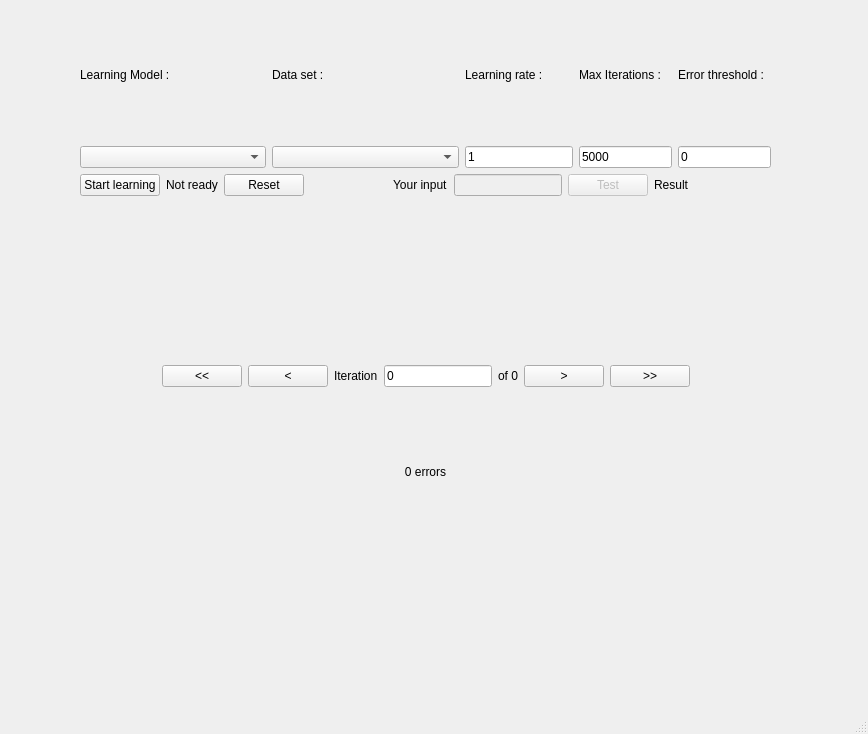
<?xml version="1.0" encoding="UTF-8"?>
<ui version="4.0">
 <class>MainWindow</class>
 <widget class="QMainWindow" name="MainWindow">
  <property name="geometry">
   <rect>
    <x>0</x>
    <y>0</y>
    <width>868</width>
    <height>734</height>
   </rect>
  </property>
  <property name="windowTitle">
   <string>MainWindow</string>
  </property>
  <widget class="QWidget" name="centralwidget">
   <widget class="QWidget" name="verticalLayoutWidget">
    <property name="geometry">
     <rect>
      <x>80</x>
      <y>10</y>
      <width>691</width>
      <height>541</height>
     </rect>
    </property>
    <layout class="QVBoxLayout" name="mainLayout">
     <property name="sizeConstraint">
      <enum>QLayout::SetNoConstraint</enum>
     </property>
     <item>
      <layout class="QHBoxLayout" name="options" stretch="2,2,0,1,1">
       <item>
        <layout class="QVBoxLayout" name="learningModelLayout">
         <item>
          <widget class="QLabel" name="learningModelLabel">
           <property name="text">
            <string>Learning Model :</string>
           </property>
          </widget>
         </item>
         <item>
          <widget class="QComboBox" name="learningModelComboBox">
           <property name="enabled">
            <bool>true</bool>
           </property>
          </widget>
         </item>
        </layout>
       </item>
       <item>
        <layout class="QVBoxLayout" name="dataSetLayout">
         <item>
          <widget class="QLabel" name="dataSetLabel">
           <property name="text">
            <string>Data set :</string>
           </property>
          </widget>
         </item>
         <item>
          <widget class="QComboBox" name="dataSetComboBox">
           <property name="enabled">
            <bool>true</bool>
           </property>
          </widget>
         </item>
        </layout>
       </item>
       <item>
        <layout class="QVBoxLayout" name="learningRateLayout">
         <item>
          <widget class="QLabel" name="learningRateLabel">
           <property name="text">
            <string>Learning rate :</string>
           </property>
          </widget>
         </item>
         <item>
          <widget class="QLineEdit" name="learningRateInput">
           <property name="enabled">
            <bool>true</bool>
           </property>
           <property name="text">
            <string>1</string>
           </property>
           <property name="readOnly">
            <bool>false</bool>
           </property>
           <property name="placeholderText">
            <string>5000</string>
           </property>
          </widget>
         </item>
        </layout>
       </item>
       <item>
        <layout class="QVBoxLayout" name="maxIterLayout">
         <item>
          <widget class="QLabel" name="maxIterLabel">
           <property name="text">
            <string>Max Iterations :</string>
           </property>
          </widget>
         </item>
         <item>
          <widget class="QLineEdit" name="maxIterInput">
           <property name="text">
            <string>5000</string>
           </property>
           <property name="placeholderText">
            <string>5000</string>
           </property>
          </widget>
         </item>
        </layout>
       </item>
       <item>
        <layout class="QVBoxLayout" name="errorThresholdLayout">
         <item>
          <widget class="QLabel" name="errorThresholdLabel">
           <property name="text">
            <string>Error threshold :</string>
           </property>
          </widget>
         </item>
         <item>
          <widget class="QLineEdit" name="errorThresholdInput">
           <property name="text">
            <string>0</string>
           </property>
           <property name="placeholderText">
            <string>0</string>
           </property>
          </widget>
         </item>
        </layout>
       </item>
      </layout>
     </item>
     <item>
      <layout class="QGridLayout" name="gridLayout">
       <item row="0" column="0">
        <layout class="QGridLayout" name="controlBar">
         <item row="1" column="3">
          <spacer name="horizontalSpacer">
           <property name="orientation">
            <enum>Qt::Horizontal</enum>
           </property>
           <property name="sizeHint" stdset="0">
            <size>
             <width>40</width>
             <height>20</height>
            </size>
           </property>
          </spacer>
         </item>
         <item row="1" column="2">
          <widget class="QPushButton" name="resetBtn">
           <property name="enabled">
            <bool>true</bool>
           </property>
           <property name="text">
            <string>Reset</string>
           </property>
          </widget>
         </item>
         <item row="1" column="7">
          <widget class="QPushButton" name="testInputBtn">
           <property name="enabled">
            <bool>false</bool>
           </property>
           <property name="text">
            <string>Test</string>
           </property>
          </widget>
         </item>
         <item row="1" column="6">
          <widget class="QLineEdit" name="testInputInput">
           <property name="enabled">
            <bool>false</bool>
           </property>
           <property name="readOnly">
            <bool>false</bool>
           </property>
          </widget>
         </item>
         <item row="1" column="4">
          <widget class="QLabel" name="label">
           <property name="text">
            <string>Your input</string>
           </property>
          </widget>
         </item>
         <item row="1" column="8">
          <widget class="QLabel" name="label_2">
           <property name="text">
            <string>Result</string>
           </property>
          </widget>
         </item>
         <item row="1" column="12">
          <spacer name="horizontalSpacer_2">
           <property name="orientation">
            <enum>Qt::Horizontal</enum>
           </property>
           <property name="sizeHint" stdset="0">
            <size>
             <width>40</width>
             <height>20</height>
            </size>
           </property>
          </spacer>
         </item>
         <item row="1" column="1">
          <widget class="QLabel" name="learningModelStatus">
           <property name="text">
            <string>Not ready</string>
           </property>
          </widget>
         </item>
         <item row="1" column="0">
          <widget class="QPushButton" name="startBtn">
           <property name="text">
            <string>Start learning</string>
           </property>
          </widget>
         </item>
        </layout>
       </item>
      </layout>
     </item>
     <item>
      <widget class="QWidget" name="chart" native="true"/>
     </item>
     <item>
      <layout class="QHBoxLayout" name="iterationControlLayout">
       <item>
        <spacer name="horizontalSpacer_5">
         <property name="orientation">
          <enum>Qt::Horizontal</enum>
         </property>
         <property name="sizeHint" stdset="0">
          <size>
           <width>40</width>
           <height>20</height>
          </size>
         </property>
        </spacer>
       </item>
       <item>
        <widget class="QPushButton" name="firstStepBtn">
         <property name="text">
          <string>&lt;&lt;</string>
         </property>
        </widget>
       </item>
       <item>
        <widget class="QPushButton" name="previousIterBtn">
         <property name="text">
          <string>&lt;</string>
         </property>
        </widget>
       </item>
       <item>
        <widget class="QLabel" name="iterationNumLabel">
         <property name="text">
          <string>Iteration</string>
         </property>
        </widget>
       </item>
       <item>
        <widget class="QLineEdit" name="iterationInput">
         <property name="text">
          <string>0</string>
         </property>
        </widget>
       </item>
       <item>
        <widget class="QLabel" name="iterationMaxLabel">
         <property name="text">
          <string>of 0</string>
         </property>
        </widget>
       </item>
       <item>
        <widget class="QPushButton" name="nextIterBtn">
         <property name="text">
          <string>&gt;</string>
         </property>
        </widget>
       </item>
       <item>
        <widget class="QPushButton" name="lastIterBtn">
         <property name="text">
          <string>&gt;&gt;</string>
         </property>
        </widget>
       </item>
       <item>
        <spacer name="horizontalSpacer_6">
         <property name="orientation">
          <enum>Qt::Horizontal</enum>
         </property>
         <property name="sizeHint" stdset="0">
          <size>
           <width>40</width>
           <height>20</height>
          </size>
         </property>
        </spacer>
       </item>
      </layout>
     </item>
     <item>
      <layout class="QVBoxLayout" name="verticalLayout">
       <item>
        <widget class="QLabel" name="iterationErrorLabel">
         <property name="text">
          <string>0 errors</string>
         </property>
         <property name="alignment">
          <set>Qt::AlignCenter</set>
         </property>
        </widget>
       </item>
      </layout>
     </item>
    </layout>
   </widget>
  </widget>
  <widget class="QMenuBar" name="menubar">
   <property name="geometry">
    <rect>
     <x>0</x>
     <y>0</y>
     <width>868</width>
     <height>22</height>
    </rect>
   </property>
  </widget>
  <widget class="QStatusBar" name="statusbar"/>
 </widget>
 <resources/>
 <connections/>
</ui>
